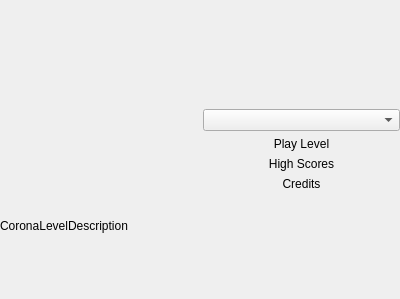
<?xml version="1.0" encoding="UTF-8"?>
<ui version="4.0">
 <class>MainMenu</class>
 <widget class="QWidget" name="MainMenu">
  <property name="geometry">
   <rect>
    <x>0</x>
    <y>0</y>
    <width>400</width>
    <height>299</height>
   </rect>
  </property>
  <property name="windowTitle">
   <string>Form</string>
  </property>
  <layout class="QHBoxLayout" name="horizontalLayout_2">
   <property name="leftMargin">
    <number>0</number>
   </property>
   <property name="topMargin">
    <number>0</number>
   </property>
   <property name="rightMargin">
    <number>0</number>
   </property>
   <property name="bottomMargin">
    <number>0</number>
   </property>
   <item>
    <layout class="QVBoxLayout" name="verticalLayout_2">
     <item>
      <widget class="QLabel" name="label">
       <property name="styleSheet">
        <string notr="true"/>
       </property>
       <property name="text">
        <string/>
       </property>
      </widget>
     </item>
     <item>
      <widget class="QLabel" name="label_4">
       <property name="text">
        <string>CoronaLevelDescription</string>
       </property>
      </widget>
     </item>
    </layout>
   </item>
   <item>
    <layout class="QVBoxLayout" name="verticalLayout">
     <property name="sizeConstraint">
      <enum>QLayout::SetDefaultConstraint</enum>
     </property>
     <item>
      <spacer name="verticalSpacer">
       <property name="orientation">
        <enum>Qt::Vertical</enum>
       </property>
       <property name="sizeHint" stdset="0">
        <size>
         <width>20</width>
         <height>40</height>
        </size>
       </property>
      </spacer>
     </item>
     <item>
      <widget class="QComboBox" name="comboBox"/>
     </item>
     <item>
      <widget class="QLabel" name="label_2">
       <property name="text">
        <string>Play Level</string>
       </property>
       <property name="alignment">
        <set>Qt::AlignCenter</set>
       </property>
      </widget>
     </item>
     <item>
      <widget class="QLabel" name="label_5">
       <property name="text">
        <string>High Scores</string>
       </property>
       <property name="alignment">
        <set>Qt::AlignCenter</set>
       </property>
      </widget>
     </item>
     <item>
      <widget class="QLabel" name="label_3">
       <property name="text">
        <string>Credits</string>
       </property>
       <property name="alignment">
        <set>Qt::AlignCenter</set>
       </property>
      </widget>
     </item>
     <item>
      <spacer name="verticalSpacer_2">
       <property name="orientation">
        <enum>Qt::Vertical</enum>
       </property>
       <property name="sizeHint" stdset="0">
        <size>
         <width>20</width>
         <height>40</height>
        </size>
       </property>
      </spacer>
     </item>
    </layout>
   </item>
  </layout>
 </widget>
 <resources/>
 <connections/>
</ui>
